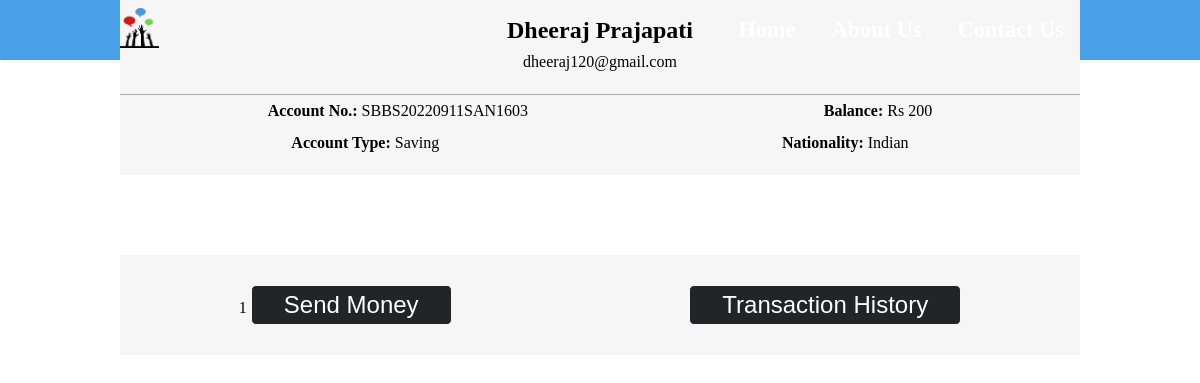
/CustomerProfile.php?cid=1, run on the app's committed database.
### tables this page shows
CREATE TABLE `customers` (
  `cid` int(11) NOT NULL,
  `cname` varchar(55) NOT NULL,
  `acc_number` varchar(20) NOT NULL,
  `acc_type` varchar(20) NOT NULL,
  `nationality` varchar(20) NOT NULL,
  `email_id` varchar(100) NOT NULL,
  `current_balance` int(11) DEFAULT NULL,
  `acc_created_on` timestamp NOT NULL DEFAULT current_timestamp()
);

### CustomerProfile.php (the view, shortened to what this page needs)
<?php
    $id = $_GET['cid'];
    require_once("db.php");
    $sql = "select * from customers where cid=$id";
    $result = $conn->query($sql);
    $row = $result->fetch_assoc();
?>
<!DOCTYPE html>
<html lang="en">
<head>
    <link rel="stylesheet" href="Css/style.css">
    <link rel="stylesheet" href="https://cdnjs.cloudflare.com/ajax/libs/font-awesome/6.2.0/css/all.min.css"
 />
        <link rel="stylesheet" href="Css/customerProfile.css">
</head>
<body>
        <?php include_once("nav2.php")?>
        <section class="container">
            <div class="profile">
                <div class="backgroundImg">
                </div>
                <div class="profileImg">
                    <div class="userDetails">
                        <h2><?= $row['cname'] ?></h2>
                        <p><?= $row['email_id'] ?></p>
                        <div class="accountDetails">
                            <div>
                                <span><b>Account No.: </b> <?= $row['acc_number'] ?></span>
                                <span><b>Balance:</b> Rs <?= $row['current_balance'] ?></span>
                            </div>
                            <div>
                                <span>
                                    <b> Account Type: </b><?= $row['acc_type'] ?>
                                </span>
                                <span>
                                    <b>Nationality: </b><?= $row['nationality'] ?>
                                </span>
                            </div>
                        </div>
                    </div>
                </div>
            </div>
        </section>
        <section class="transaction container">
            <div>
                <?php echo $id?>
                <a href="TransferMoney.php?id=<?= $id?>"><button class="CustomerViewBtn">Send Money</button></a>
            </div>
            <div>
                <button class="CustomerViewBtn" onclick="window.location='TransactionHistory.php'">Transaction History</button>
            </div>
        </section>
</body>
</html>

### Css/style.css (style rules this page uses)
* { margin: 0; padding: 0; box-sizing: border-box; text-decoration: none; outline: none; }
html { font-size: 16px; overflow-x: hidden; scroll-behavior: smooth; }
body { overflow-x: hidden; }
.container { width: 80vw; margin: auto; }
.CustomerViewBtn { padding: .3rem 2rem; border-radius: 5px; border: 1px solid rgb(246, 247, 249); background-color: rgb(34, 37, 37); cursor: pointer; color: white; font-size: 1.5rem; }

### Css/customerProfile.css (style rules this page uses)
.profileImg { background-color: #f6f6f6; width: 100%; margin-top: -80px; display: flex; flex-direction: column; align-items: center; justify-content: center; }
.userDetails { margin: 1rem 0; text-align: center; line-height: 2rem; width: 100%; }
.userDetails .accountDetails { margin-top: 1rem; border-top: 1px solid rgba(0, 0, 0, .3); }
.userDetails .accountDetails div { display: flex; justify-content: space-around; }
.transaction { height: 100px; margin-top: 5rem; background-color: #f6f6f6; display: flex; align-items: center; justify-content: space-around; }

### data on the page
customers: cname "Dheeraj Prajapati", email "dheeraj120@gmail.com", acc_number "SBBS20220911SAN1603", current_balance "200", acc_type "Saving", nationality "Indian"

### other printed values
$id "1"
